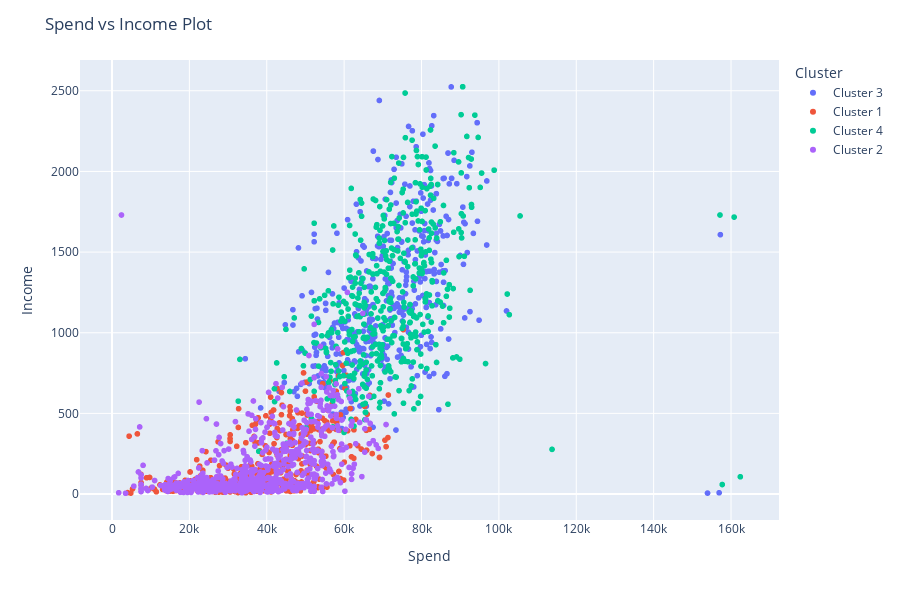

Write notebook code for a chart like this one.
### Code cell
fig = px.scatter(df_, x="Income", y="Total_Spend",
                 color="Cluster",
                 hover_data=['Total_Spend', 'Income', 'Cluster'])

fig.update_layout(
    title="Spend vs Income Plot",
    xaxis_title = "Spend",
    yaxis_title = "Income",
    width = 900, height=600
)

fig.show()

### Figure 1 — Plotly figure (JSON) as saved in the notebook; plotly's stock layout.template omitted (floating-point values rounded to 4 significant figures; data arrays with more than 128 entries replaced by an {"elided": "..."} marker saying what was removed)
{"data": [{"customdata": {"elided": "432x1 str values"}, "hovertemplate": "Cluster=%{customdata[0]}<br>Income=%{x}<br>Total_Spend=%{y}<extra></extra>", "legendgroup": "Cluster 3", "marker": {"color": "#636efa", "symbol": "circle"}, "mode": "markers", "name": "Cluster 3", "showlegend": true, "type": "scattergl", "x": {"elided": "432 float values"}, "xaxis": "x", "y": {"elided": "432 int values"}, "yaxis": "y"}, {"customdata": {"elided": "558x1 str values"}, "hovertemplate": "Cluster=%{customdata[0]}<br>Income=%{x}<br>Total_Spend=%{y}<extra></extra>", "legendgroup": "Cluster 1", "marker": {"color": "#EF553B", "symbol": "circle"}, "mode": "markers", "name": "Cluster 1", "showlegend": true, "type": "scattergl", "x": {"elided": "558 float values"}, "xaxis": "x", "y": {"elided": "558 int values"}, "yaxis": "y"}, {"customdata": {"elided": "502x1 str values"}, "hovertemplate": "Cluster=%{customdata[0]}<br>Income=%{x}<br>Total_Spend=%{y}<extra></extra>", "legendgroup": "Cluster 4", "marker": {"color": "#00cc96", "symbol": "circle"}, "mode": "markers", "name": "Cluster 4", "showlegend": true, "type": "scattergl", "x": {"elided": "502 float values"}, "xaxis": "x", "y": {"elided": "502 int values"}, "yaxis": "y"}, {"customdata": {"elided": "744x1 str values"}, "hovertemplate": "Cluster=%{customdata[0]}<br>Income=%{x}<br>Total_Spend=%{y}<extra></extra>", "legendgroup": "Cluster 2", "marker": {"color": "#ab63fa", "symbol": "circle"}, "mode": "markers", "name": "Cluster 2", "showlegend": true, "type": "scattergl", "x": {"elided": "744 float values"}, "xaxis": "x", "y": {"elided": "744 int values"}, "yaxis": "y"}], "layout": {"height": 600, "legend": {"title": {"text": "Cluster"}, "tracegroupgap": 0}, "margin": {"t": 60}, "title": {"text": "Spend vs Income Plot"}, "width": 900, "xaxis": {"anchor": "y", "domain": [0, 1], "title": {"text": "Spend"}}, "yaxis": {"anchor": "x", "domain": [0, 1], "title": {"text": "Income"}}}}
